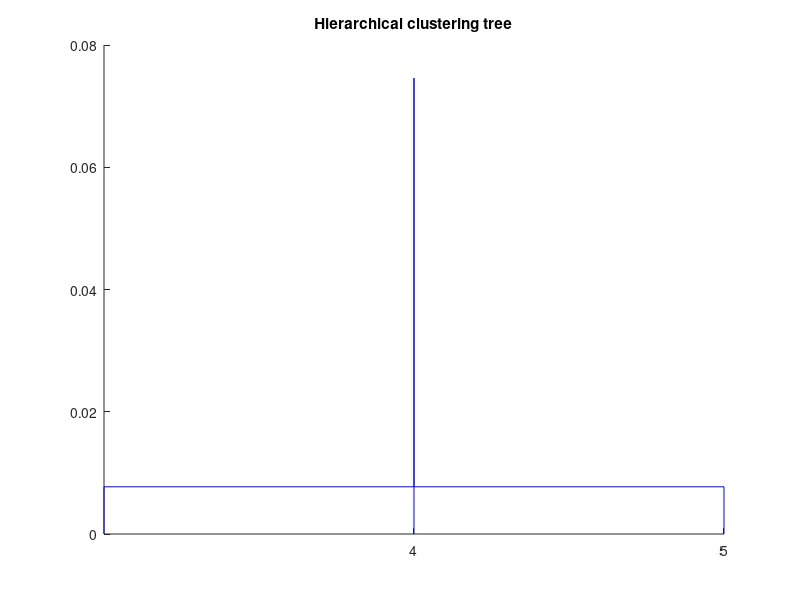

Recreate this plot in MATLAB.
% Hierarchical clustering algorithm
% Created by Qian
% Time:2022/08/18

DataPoints = [100 100;
               90  90;
               10  10;
               10  20;
               90  70;
               50  50];

% % pdist：Calculate Euclidean distance
% DiatanceCalc = pdist(DataPoints);
% % squareform：generate diagonal matrix
% Distancematrix = squareform(DiatanceCalc);
% % linkage：Calculate the focus
% GroupsMatrix = linkage(DiatanceCalc);
% % cophenet：Measure the quality of clustering results
% VerifyDistance = cophenet(GroupsMatrix, DiatanceCalc);

% pdist：Calculate distance matrix
DiatanceCalc = pdist(DataPoints,'cosine');
% linkage：Calculate the focus
GroupsMatrix = linkage(DiatanceCalc,'weighted');
% cophenet：Measure the quality of clustering results
VerifyDistance = cophenet(GroupsMatrix, DiatanceCalc);

figure(1)
dendrogram(GroupsMatrix);
title('Hierarchical clustering tree');

disp(VerifyDistance);

